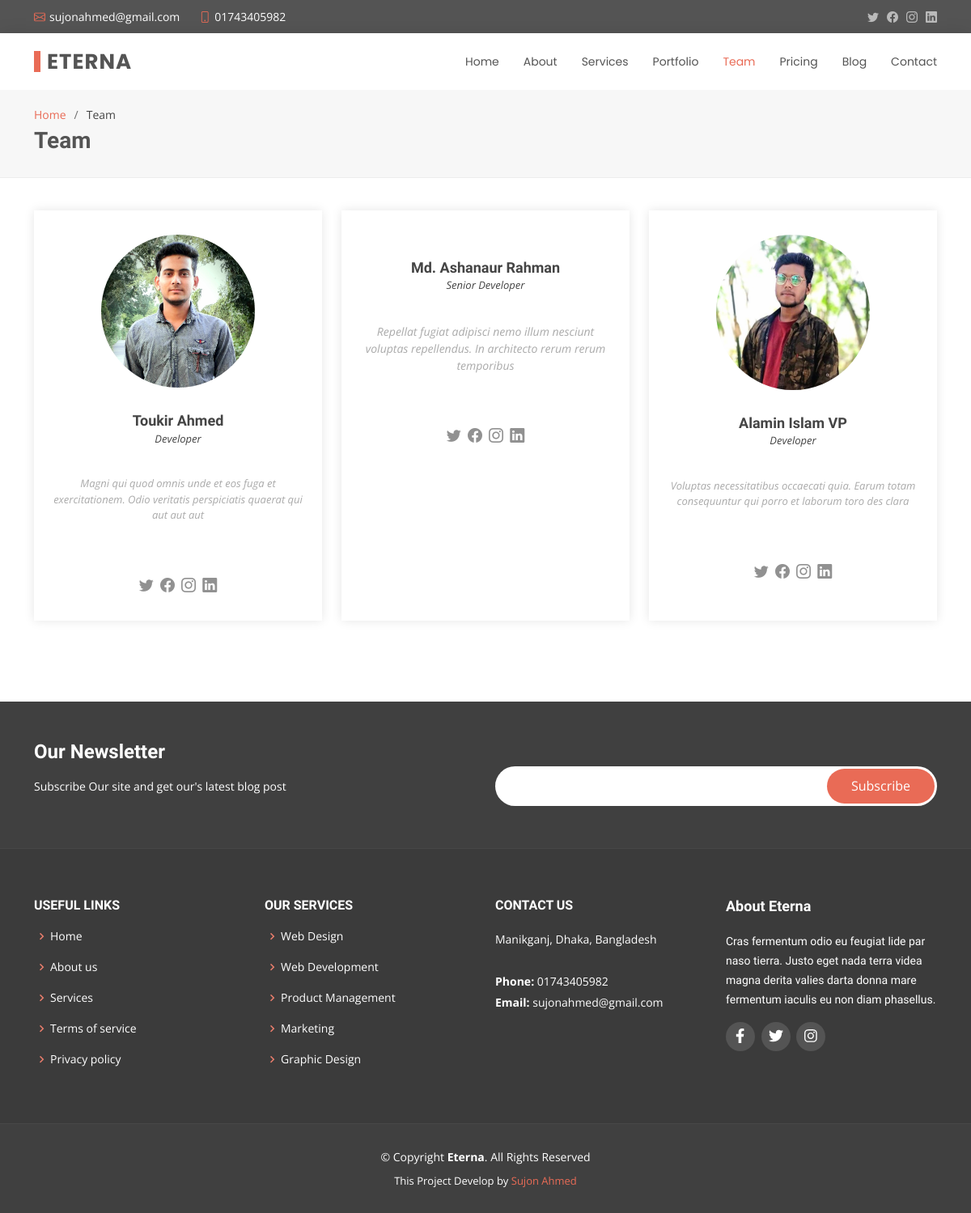
The app's page /team.php with its own data.
### tables this page shows
CREATE TABLE `team` (
  `team_m_id` int(11) NOT NULL,
  `team_m_img` varchar(80) NOT NULL,
  `team_m_name` varchar(30) NOT NULL,
  `team_m_profession` varchar(50) NOT NULL,
  `team_m_about` longtext NOT NULL,
  `team_m_created` datetime NOT NULL DEFAULT current_timestamp()
);

CREATE TABLE `address` (
  `address_id` int(11) NOT NULL,
  `address_title` varchar(255) NOT NULL,
  `map_link` varchar(500) NOT NULL,
  `address_created` datetime NOT NULL DEFAULT current_timestamp()
);

CREATE TABLE `social` (
  `social_id` int(11) NOT NULL,
  `social_name` varchar(80) NOT NULL,
  `social_icon` varchar(50) NOT NULL,
  `social_link` varchar(255) NOT NULL,
  `social_created` datetime NOT NULL DEFAULT current_timestamp()
);

### admin/main.php (called while the page is built, shortened)
<?php
    class Main{
        protected $host = 'localhost';
        protected $user = 'root';
        protected $pass = '';
        protected $db = 'eterna';
        protected $con;
        public function __construct()
        {
            $this->con = new mysqli($this->host,$this->user,$this->pass,$this->db);
        }
         public function profile_retrives(){
            $this->sql ="SELECT * FROM `admin`";
            $this->result = $this->con->query($this->sql);
            if($this->result == true){
                return $this->result;
            }else{
                return false;
            }
        }
             public function get_team_limit()
             {
                 $this->sql = "SELECT * FROM `team` LIMIT 3";
                 $this->result = $this->con->query($this->sql);
                 if($this->result == true){
                     return $this->result;
                 }else{
                     return false;
                 }
             }
            public function get_location()
            {
                $this->sql = "SELECT * FROM `address`";
                $this->result = $this->con->query($this->sql);
                if($this->result == true){
                    return $this->result;
                }else{
                    return false;
                }
            }
            public function get_social()
            {
                $this->sql = "SELECT * FROM `social`";
                $this->result = $this->con->query($this->sql);
                if($this->result == true){
                    return $this->result;
                }else{
                    return false;
                }
            }
    }
?>

### team.php (the view)
<?php include 'font_header.php'; ?>
  <main id="main">
    <section id="breadcrumbs" class="breadcrumbs">
      <div class="container">
        <ol>
          <li><a href="index.php">Home</a></li>
          <li>Team</li>
        </ol>
        <h2>Team</h2>
      </div>
    </section>
    <section id="team" class="team">
      <div class="container">
        <div class="row">
          <?php
            if($team->num_rows > 0){
              while($row = $team->fetch_object()){
                ?>
                  <div class="col-lg-4 col-md-6 d-flex align-items-stretch">
                    <div class="member">
                      <img class="img-fluid" src="<?php echo 'admin/uploads/team/'.$row->team_m_img; ?>" alt="">
                      <h4><?php echo $row->team_m_name; ?></h4>
                      <span><?php echo $row->team_m_profession; ?></span>
                      <p>
                       <?php echo $row->team_m_about; ?>
                      </p>
                      <div class="social">
                        <a href=""><i class="bi bi-twitter"></i></a>
                        <a href=""><i class="bi bi-facebook"></i></a>
                        <a href=""><i class="bi bi-instagram"></i></a>
                        <a href=""><i class="bi bi-linkedin"></i></a>
                      </div>
                    </div>
                  </div>
                <?php
              }
            }
          ?>
        </div>
      </div>
    </section>
  </main>
 <?php include 'font_footer.php'; ?>

### font_header.php (shortened to what this page needs)
<?php
include 'admin/main.php';
$obj = new Main();
$email = $obj->profile_retrives();
if ($email->num_rows > 0) {
  while ($row = $email->fetch_object()) {
    $admin_email = $row->admin_email;
    $admin_phone = $row->admin_phone;
  }
}
$team = $obj->get_team_limit();
$get_location = $obj->get_location();
if ($get_location->num_rows > 0) {
  while ($row = $get_location->fetch_object()) {
    $title = $row->address_title;
  }
}
$get_social_media = $obj->get_social();
?>
<!DOCTYPE html>
<html lang="en">
<head>
  <link href="assets/vendor/animate.css/animate.min.css" rel="stylesheet">
  <link href="assets/vendor/bootstrap/css/bootstrap.min.css" rel="stylesheet">
  <link href="assets/vendor/bootstrap-icons/bootstrap-icons.css" rel="stylesheet">
  <link href="assets/vendor/boxicons/css/boxicons.min.css" rel="stylesheet">
  <link href="assets/vendor/glightbox/css/glightbox.min.css" rel="stylesheet">
  <link href="assets/vendor/swiper/swiper-bundle.min.css" rel="stylesheet">
  <link href="assets/css/style.css" rel="stylesheet">
  <link rel="stylesheet" href="https://cdnjs.cloudflare.com/ajax/libs/font-awesome/5.15.4/css/all.min.css" />
</head>
<body>
  <section id="topbar" class="d-flex align-items-center">
    <div class="container d-flex justify-content-center justify-content-md-between">
      <div class="contact-info d-flex align-items-center">
        <i class="bi bi-envelope d-flex align-items-center"><a href="mailto:contact@example.com"><?php echo $admin_email; ?></a></i>
        <i class="bi bi-phone d-flex align-items-center ms-4"><span><?php echo $admin_phone; ?></span></i>
      </div>
      <div class="social-links d-none d-md-flex align-items-center">
        <a href="#" class="twitter"><i class="bi bi-twitter"></i></a>
        <a href="#" class="facebook"><i class="bi bi-facebook"></i></a>
        <a href="#" class="instagram"><i class="bi bi-instagram"></i></a>
        <a href="#" class="linkedin"><i class="bi bi-linkedin"></i></i></a>
      </div>
    </div>
  </section>
  <header id="header" class="d-flex align-items-center">
    <div class="container d-flex justify-content-between align-items-center">
      <div class="logo">
        <h1><a href="index.php">Eterna</a></h1>
      </div>
      <nav id="navbar" class="navbar">
        <ul>
          <li><a class="<?= (basename($_SERVER['PHP_SELF']) == "index.php") ? "active" : "" ?>" href="index.php">Home</a></li>
          <li><a class="<?= (basename($_SERVER['PHP_SELF']) == "about.php") ? "active" : "" ?>" href="about.php">About</a></li>
          <li><a class="<?= (basename($_SERVER['PHP_SELF']) == "services.php") ? "active" : "" ?>" href="services.php">Services</a></li>
          <li><a class="<?= (basename($_SERVER['PHP_SELF']) == "portfolio.php") ? "active" : "" ?>" href="portfolio.php">Portfolio</a></li>
          <li><a class="<?= (basename($_SERVER['PHP_SELF']) == "team.php") ? "active" : "" ?>" href="team.php">Team</a></li>
          <li><a class="<?= (basename($_SERVER['PHP_SELF']) == "pricing.php") ? "active" : "" ?>" href="pricing.php">Pricing</a></li>
          <li><a class="<?= (basename($_SERVER['PHP_SELF']) == "blog.php") ? "active" : "" ?>" href="blog.php">Blog</a></li>
          <li><a class="<?= (basename($_SERVER['PHP_SELF']) == "contact.php") ? "active" : "" ?>" href="contact.php">Contact</a></li>
        </ul>
      </nav>
    </div>
  </header>

### font_footer.php (shortened to what this page needs)
<footer id="footer">
<div class="footer-newsletter">
  <div class="container">
    <div class="row">
      <div class="col-lg-6">
        <h4>Our Newsletter</h4>
        <p>Subscribe Our site and get our's latest blog post</p>
      </div>
      <div class="col-lg-6">
        <form action="subscribe.php" method="POST">
          <input type="email" name="email"><input type="submit" name="submit" value="Subscribe">
        </form>
      </div>
    </div>
  </div>
</div>
<div class="footer-top">
  <div class="container">
    <div class="row">
      <div class="col-lg-3 col-md-6 footer-links">
        <h4>Useful Links</h4>
        <ul>
          <li><i class="bx bx-chevron-right"></i> <a href="#">Home</a></li>
          <li><i class="bx bx-chevron-right"></i> <a href="#">About us</a></li>
          <li><i class="bx bx-chevron-right"></i> <a href="#">Services</a></li>
          <li><i class="bx bx-chevron-right"></i> <a href="#">Terms of service</a></li>
          <li><i class="bx bx-chevron-right"></i> <a href="#">Privacy policy</a></li>
        </ul>
      </div>
      <div class="col-lg-3 col-md-6 footer-links">
        <h4>Our Services</h4>
        <ul>
          <li><i class="bx bx-chevron-right"></i> <a href="#">Web Design</a></li>
          <li><i class="bx bx-chevron-right"></i> <a href="#">Web Development</a></li>
          <li><i class="bx bx-chevron-right"></i> <a href="#">Product Management</a></li>
          <li><i class="bx bx-chevron-right"></i> <a href="#">Marketing</a></li>
          <li><i class="bx bx-chevron-right"></i> <a href="#">Graphic Design</a></li>
        </ul>
      </div>
      <div class="col-lg-3 col-md-6 footer-contact">
        <h4>Contact Us</h4>
        <p>
          <?php echo $title; ?> <br><br>
          <strong>Phone:</strong> <?php echo $admin_phone; ?><br>
          <strong>Email:</strong> <?php echo $admin_email; ?><br>
        </p>
      </div>
      <div class="col-lg-3 col-md-6 footer-info">
        <h3>About Eterna</h3>
        <p>Cras fermentum odio eu feugiat lide par naso tierra. Justo eget nada terra videa magna derita valies darta donna mare fermentum iaculis eu non diam phasellus.</p>
        <div class="social-links mt-3">
          <?php
            if($get_social_media->num_rows > 0){
              while($row = $get_social_media->fetch_object()){
                ?>
                  <a href="<?php echo $row->social_link; ?>" target="_blank" class="social"><i class="<?php echo $row->social_icon; ?>"></i></a>
                <?php
              }
            }
          ?>
        </div>
      </div>
    </div>
  </div>
</div>
<div class="container">
  <div class="copyright">
    &copy; Copyright <strong><span>Eterna</span></strong>. All Rights Reserved
  </div>
  <div class="credits">
    This Project Develop by <a target="_blank" href="https://github.com/Sujon-Ahmed">Sujon Ahmed</a>
  </div>
</div>
</footer>
</body>
</html>

### records on screen
team: team_m_img (picture), team_m_name "Toukir Ahmed", team_m_profession "Developer", team_m_about "Magni qui quod omnis unde et eos fuga et exercitationem. Odio veritatis perspiciatis quaerat qui aut aut aut"
team: team_m_name "Md. Ashanaur Rahman", team_m_profession "Senior Developer", team_m_about "Repellat fugiat adipisci nemo illum nesciunt voluptas repellendus. In architecto rerum rerum temporibus"
team: team_m_img (picture), team_m_name "Alamin Islam VP", team_m_profession "Developer", team_m_about "Voluptas necessitatibus occaecati quia. Earum totam consequuntur qui porro et laborum toro des clara"
address: address_title "Manikganj, Dhaka, Bangladesh"

### other values on screen
$admin_email "sujonahmed@gmail.com"
$admin_phone "01743405982"
